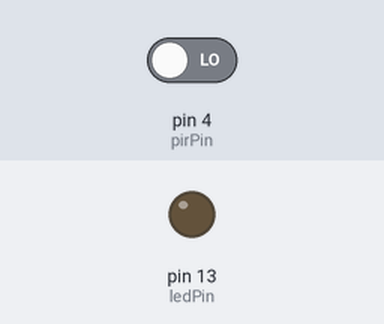
Bench run of a sketch on a simulated Arduino Uno, built with avr-gcc and run on an emulated ATmega328P. On the bench: output pins drawn as LEDs (lit = HIGH). The inputs (shaded band) are chosen by the test bench; at power-on: pin 4 (pirPin) LOW. What the sketch prints to the serial monitor is not drawn.

Above: at 4.2 s.
4.3 s: pin 4 (pirPin) driven HIGH
At 4.7 s:
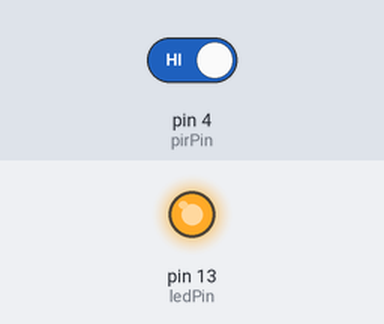
5.8 s: pin 4 (pirPin) driven LOW
At 7.0 s:
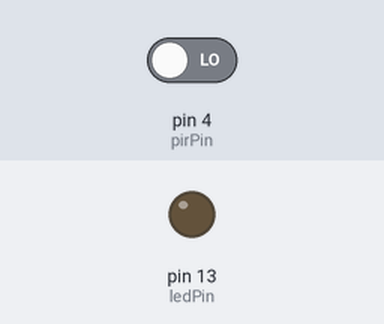
Timing chart, 0 to 8.8 s (numbered marks = the images above; inputs shaded):
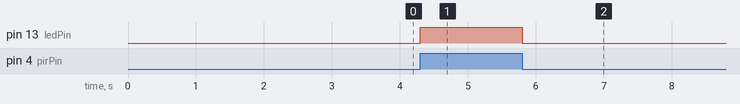

Measured:
- after the input at 4.3 s, pin 13 (ledPin): LOW → HIGH at once
- after the input at 5.8 s, pin 13 (ledPin): HIGH → LOW at once

The sketch:

pir.ino
```cpp
int CalibrationTime=30;
long unsigned int lowIn;
long signed int pause=5000;
boolean locklow=true;
boolean takelowTime;
int pirPin=4;
int ledPin=13;
void setup()
{
  Serial.begin(9600);
  pinMode(pirPin,INPUT);
  pinMode(ledPin,OUTPUT);
  digitalWrite(pirPin,LOW);
  Serial.print("Callibrating the sensor");
  for(int i=0;i<CalibrationTime;i++)
  {
    Serial.print('.');
    delay(100);
  }
  Serial.println("Done");
  Serial.println("Sensor Active");
  delay(10);
}
void loop()
{
  if(digitalRead(pirPin)==HIGH)
  {
    digitalWrite(ledPin,HIGH);
    if(locklow)
    {
      locklow=false;
      Serial.println("---");
      Serial.println("Motion Detected at");
      Serial.println((millis()/1000));
      Serial.println("Sec.");
      delay(50);
    }
    takelowTime=true;
  }
  if(digitalRead(pirPin)==LOW)
  {
    digitalWrite(ledPin,LOW);
    if(takelowTime)
    {
      lowIn=millis();
      takelowTime=false;
    }
    if(!locklow && millis()-lowIn>pause)
    {
      locklow=true;
      Serial.print("Motion Ended at");
      Serial.print((millis()-pause)/1000);
      Serial.println("Sec.");
      delay(50);
    }
  }
}
```
